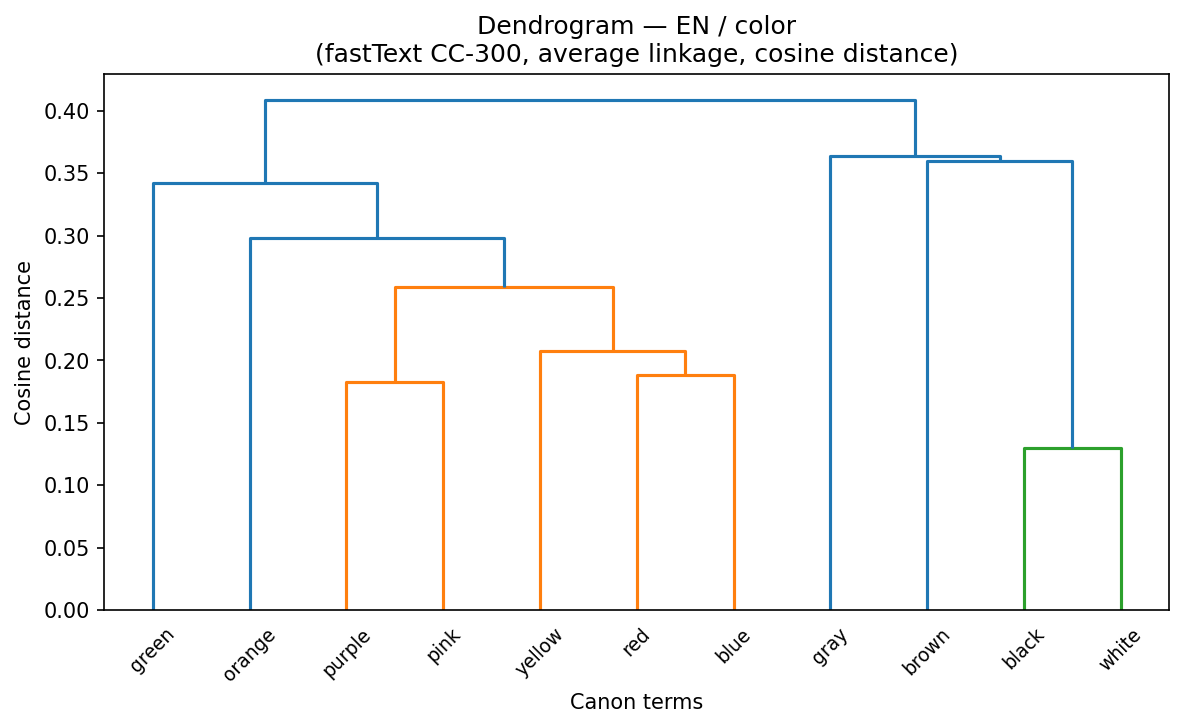
#> input picture results/baseline_A/dendrograms/en_color.png, 1184 x 728 px; its folder holds 4 pictures in this run
$ jupyter execute --allow-errors baseline_comparison.ipynb
#> lines starting #> are read from the running program, lines starting #| are printed output that depends on the picture
#> further down, img_a is the input picture: shape (728, 1184, 4) float32; mean R, G, B, A 0.969, 0.971, 0.97, 1
# Baseline comparison (A vs B vs C)

Ties sub-baselines A (descriptive clustering), B (topological PH on fastText CC-300),
and C (cross-lingual MUSE alignment) into a single comparison notebook with
paper-ready figures and a qualitative sanity check of the four pre-registered predictions.

**No new analyses are run here** — all figures are assembled from result artifacts
already written by notebooks baseline_A, B, and C.

## Setup

[cell 1]
# Ensure the repo root is on sys.path (mirrors baseline A/B/C pattern)
import sys
import pathlib

_NOTEBOOK_DIR = pathlib.Path(__file__).resolve().parent if '__file__' in dir() else pathlib.Path('.').resolve()
_REPO_ROOT = _NOTEBOOK_DIR.parent if _NOTEBOOK_DIR.name == 'notebooks' else _NOTEBOOK_DIR

if str(_REPO_ROOT) not in sys.path:
    sys.path.insert(0, str(_REPO_ROOT))

print(f'Repo root: {_REPO_ROOT}')

[cell 2]
import warnings

import matplotlib
matplotlib.use('Agg')  # non-interactive backend for headless execution
import matplotlib.pyplot as plt
import matplotlib.image as mpimg
import numpy as np
import pandas as pd

warnings.filterwarnings('ignore', category=DeprecationWarning)
warnings.filterwarnings('ignore', category=FutureWarning)

# ── Constants ──────────────────────────────────────────────────────────────
REPO_ROOT    = _REPO_ROOT
RESULTS_DIR  = REPO_ROOT / 'results'
FIGURES_DIR  = RESULTS_DIR / 'figures'
A_DIR        = RESULTS_DIR / 'baseline_A'
B_DIR        = RESULTS_DIR / 'baseline_B'
C_DIR        = RESULTS_DIR / 'baseline_C'

LANGUAGES    = ['en', 'es', 'ru']
DOMAINS      = ['color', 'emotion', 'kinship']

LANG_LABELS  = {'en': 'English', 'es': 'Spanish', 'ru': 'Russian'}
DOMAIN_LABELS = {'color': 'Color', 'emotion': 'Emotion', 'kinship': 'Kinship'}

# ── Ensure figures output directory exists ──────────────────────────────────
FIGURES_DIR.mkdir(parents=True, exist_ok=True)

pd.options.display.max_columns = 40
pd.options.display.width = 200

print('Setup complete.')
print(f'Figures will be written to: {FIGURES_DIR}')

## Load feature tables

Load the three sub-baseline result tables and assemble `results/baseline_summary.csv`:
a single flat table with one row per (language, domain) combining
A's cluster statistics, all of B's Kushnareva features, and C's cross-lingual distances.

#> (a cell that did not finish here is left out)

#> (a cell that did not finish here is left out)

## Cross-method comparison (A side-by-side B per domain)

For each domain, a 3-column × 2-row panel:
- **Top row**: A dendrograms (English, Spanish, Russian)
- **Bottom row**: B barcodes (English, Spanish, Russian)

Figures are assembled from existing PNG exports in `results/baseline_A/` and
`results/baseline_B/` using `matplotlib.image.imread()` — no re-computation.

[cell 5]
def save_fig(fig, stem: str) -> None:
    """Export a figure as both .pdf (vector) and .png (300 dpi) to FIGURES_DIR."""
#> called with stem = 'fig1_AB_color'
    pdf_path = FIGURES_DIR / f'{stem}.pdf'
    png_path = FIGURES_DIR / f'{stem}.png'
    fig.savefig(pdf_path, bbox_inches='tight')
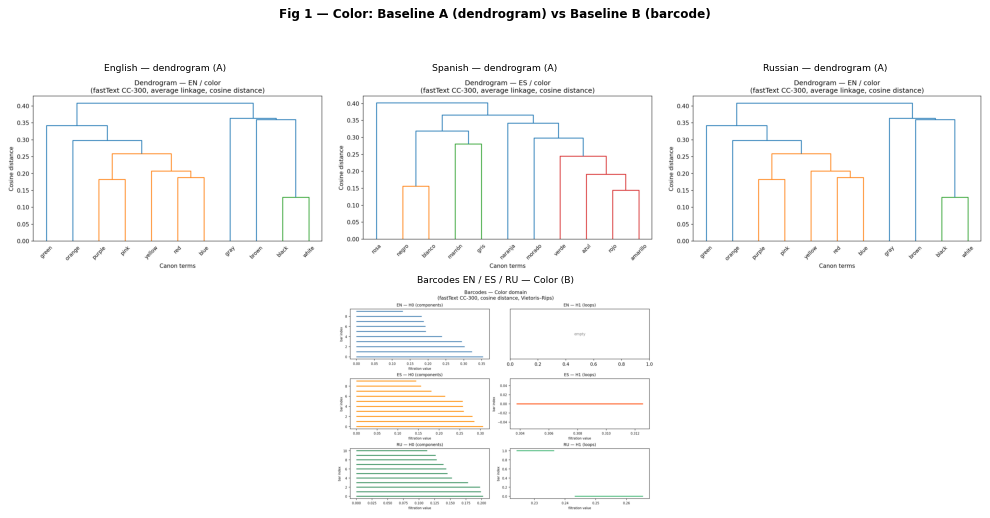
#> figure drawn by matplotlib, 4 panels
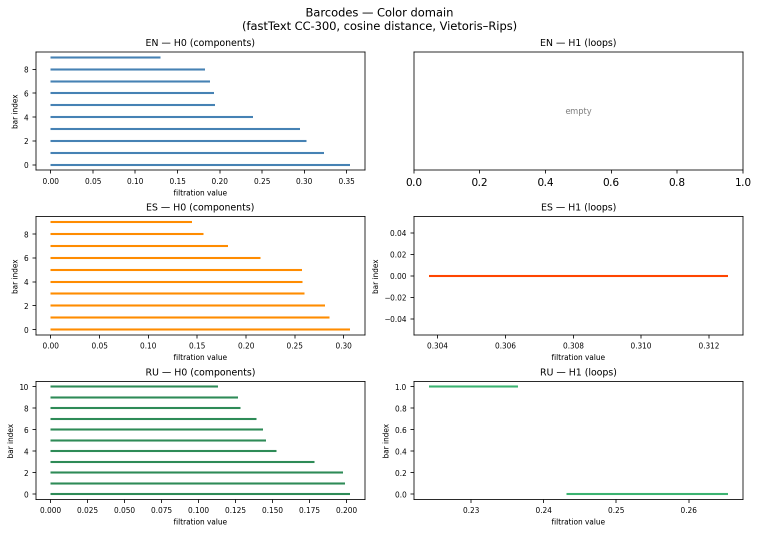
#> input picture results/baseline_B/barcodes/color.png, 1517 x 1067 px (shown at 1/2 size)
#> further down, img_b is the input picture: shape (1067, 1517, 4) float32; mean R, G, B, A 0.957, 0.96, 0.953, 1
    fig.savefig(png_path, dpi=300, bbox_inches='tight')
    print(f'  Saved {pdf_path.name}  +  {png_path.name}')


#> (the rest of this cell did not finish here and is left out)

## Cross-linguistic comparison (B side-by-side C per domain)

For each domain:
- **fig2_BC_\<domain\>**: intra-lingual B barcodes (EN/RU/ES) next to the joint
  cross-lingual C barcode and C dendrogram.
- **fig3_pred2_divergence**: bar chart of mean cross-lingual cosine distances,
  re-rendered from `pred2.csv` (not copied from C).

#> (a cell that did not finish here is left out)

#> (a cell that did not finish here is left out)

## Pre-registered predictions — qualitative sanity check

Four predictions were registered before any analysis (see `README.md`).  We evaluate
each here against the static-embedding baselines. Formal statistical tests are deferred
to Phase 4 (`ph-project-bt5`).

| ID | Prediction | Baseline verdict |
|----|------------|------------------|
| P1 | Russian color H0 shows extra structure (blue split) vs EN/ES | see §P1 below |
| P2 | Cross-lingual distance: emotion > color | see §P2 below |
| P3 | Russian kinship is topologically more complex (h0_s / h1_s) than EN | see §P3 below |
| P4 | mBERT attention heads specialise differently across languages | out of scope for baseline |

#> (a cell that did not finish here is left out)

[cell 9]
# ── fig4: P1 focused panel — B color barcodes for EN, RU, ES ─────────────
# Show the full combined B barcode panel for color and annotate bar counts.

fig, axes = plt.subplots(1, 2, figsize=(13, 5))
fig.suptitle(
    'Fig 4 — Prediction P1: Russian blue split\n'
    'Baseline B color barcodes (EN / ES / RU) + H0 bar-count comparison',
    fontsize=12, fontweight='bold'
)

# Left: B color barcodes
img_b_color = mpimg.imread(str(B_DIR / 'barcodes' / 'color.png'))
axes[0].imshow(img_b_color)
axes[0].axis('off')
axes[0].set_title('B barcodes — Color (EN / ES / RU)', fontsize=10)

# Right: bar chart of h0_n_d_m_t0.25 for color
#> (the rest of this cell did not finish here and is left out)

### P1 — Russian blue split

**Question:** Does baseline B's Russian color H0 show more persistent structure
(extra connected component) than English or Spanish?

**Key feature:** `h0_n_d_m_t0.25` — number of H0 bars whose death exceeds the
mean death time by at least 0.25 (proxy for "significant" cluster splits).

**Supporting numbers** (from `baseline_B/features.csv`):
- English: `h0_n_d_m_t0.25 = 4`
- Spanish: `h0_n_d_m_t0.25 = 6`
- Russian: `h0_n_d_m_t0.25 = 0`

**Verdict: signal absent in baseline.** Russian color shows *fewer* significant H0 bars
than English or Spanish at this threshold. The Russian blue/goluboy distinction does not
manifest in fastText CC-300 static embeddings — expected, since static embeddings average
over contexts. The prediction requires mBERT attention-weighted representations to test properly.

#> (a cell that did not finish here is left out)

### P2 — Emotion > color cross-lingual divergence

**Question:** Does baseline C show greater mean cross-lingual cosine distance in the
emotion domain than in the color domain?

**Supporting numbers** (from `baseline_C/pred2.csv`):

| Pair | Color | Emotion |
|------|-------|---------|
| EN-RU | 0.4795 | 0.5938 |
| EN-ES | 0.4929 | 0.5604 |
| RU-ES | 0.4837 | 0.6108 |

Mean across all pairs: **Color ≈ 0.485, Emotion ≈ 0.588**.

**Verdict: signal present in baseline.** Emotion cross-lingual distances are
consistently higher than color across all three language pairs — roughly 0.10 units
higher on average. This is an encouraging baseline signal, though the formal test
awaits Phase 4 (`ph-project-bt5`).

#> (a cell that did not finish here is left out)

#> (a cell that did not finish here is left out)

### P3 — Russian kinship complexity

**Question:** Does baseline B show higher topological complexity (h0_s, h1_s) for
Russian kinship than for English?

**Supporting numbers** (from `baseline_B/features.csv`):

| Language | h0_s | h1_s |
|----------|------|------|
| English  | 4.220 | 1.063 |
| Spanish  | 6.713 | 1.033 |
| Russian  | 7.777 | 0.859 |

**Verdict: signal present in baseline.** Russian kinship has the highest h0_s (7.777 vs
EN 4.220 and ES 6.713), indicating greater spread / more persistent connected-component
structure. However, Russian h1_s (0.859) is *lower* than English (1.063) and Spanish (1.033),
meaning Russian kinship topology has fewer loops — the complexity manifests in zero-dimensional
structure rather than cyclic topology. This is a partial signal; the formal test awaits Phase 4.

### P4 — Head specialization across languages

**Verdict: out of scope for baseline.** P4 requires mBERT attention head analysis (Phase 3,
`ph-project-bt5`). The static-embedding baselines carry no attention information. No
qualitative assessment is possible here.

## OOV / coverage caveats

Baseline C uses MUSE supervised aligned fastText vectors which have no subword fallback,
so OOV rates are higher than for CC-300. The notebook applied a three-tier gate:
- Tier 1 (OOV ≤ 10%): proceed normally
- Tier 2 (10% < OOV ≤ 25%): proceed with a ⚠ warning in downstream results
- Tier 3 (OOV > 25%): skip — recorded in `oov_skipped.csv`

#> (a cell that did not finish here is left out)

### Coverage notes

Two (lang, domain) combinations fall into tier 2 (10%–25% OOV in MUSE aligned vectors):
- **English kinship**: OOV = 22.2% (6 of 27 terms missing)
- **Russian kinship**: OOV = 17.6% (6 of 34 terms missing)

Spanish kinship (OOV = 3.1%) and all color/emotion rows are tier 1.
No domain was skipped entirely (tier 3 is empty).

The kinship ⚠ marker in pred2.csv should be carried forward:
P3 conclusions about cross-lingual kinship distances are tentative pending
improved term coverage in the MUSE lexicon (tracked as a discovered-from issue
under ssa.6).

## Discussion

The three static-embedding baselines establish a useful, if limited, foundation for the
main mBERT hypothesis. **Baseline A** shows weak-to-modest cluster structure overall:
color silhouettes sit in 0.05–0.10 across all three languages, while emotion and kinship
silhouettes are highly variable (English emotion = −0.03, English kinship = −0.05 are
essentially borderline-random; Russian emotion = 0.10 and Russian kinship = 0.18 are the
best-defined of any condition). The picture is consistent with English's relatively
polysemous, sparsely-marked kinship vocabulary versus Russian's morphologically richer one.
**Baseline B** adds topological depth: Russian kinship stands out with the highest H0
persistence sum, suggesting its term cloud is more spread and more internally
differentiated than English or Spanish, which is compatible with the richer Russian
kinship vocabulary. **Baseline C** provides the clearest early signal: emotion
cross-lingual distances are consistently about 0.10 cosine units larger than color
distances across all language pairs (P2), supporting the idea that emotion vocabulary is
more culturally variable than color vocabulary even in static embeddings.

What the baselines *cannot* tell us: whether the topological differences reflect
genuine attentional/semantic distinctions or artifacts of vocabulary size and OOV rates.
The Russian blue split (P1) and head specialization (P4) require contextualized
representations — P1 because *синий/голубой* share a distributional neighborhood in
static fastText, and P4 by definition needs attention heads. **Phase 3 (mBERT,
`ph-project-bt5`)** will extract per-sentence attention matrices and apply the full
Kushnareva feature pipeline to contextualized representations. **Phase 4 (`ph-project-bt5`)**
will apply permutation tests and effect-size estimates to all four predictions simultaneously,
with the present baselines serving as the primary foil for the mBERT results.

[cell 14]
# ── Final sanity check: verify all expected outputs exist ──────────────────
import os

expected_files = [
    RESULTS_DIR / 'baseline_summary.csv',
]
for domain in DOMAINS:
    for stem in [f'fig1_AB_{domain}', f'fig2_BC_{domain}']:
        expected_files.append(FIGURES_DIR / f'{stem}.pdf')
        expected_files.append(FIGURES_DIR / f'{stem}.png')
for stem in ['fig3_pred2_divergence', 'fig4_pred1_russian_blue', 'fig5_pred3_kinship_complexity']:
    expected_files.append(FIGURES_DIR / f'{stem}.pdf')
    expected_files.append(FIGURES_DIR / f'{stem}.png')

missing = []
for f in expected_files:
    if not f.exists():
        missing.append(str(f))

#> (the rest of this cell did not finish here and is left out)
